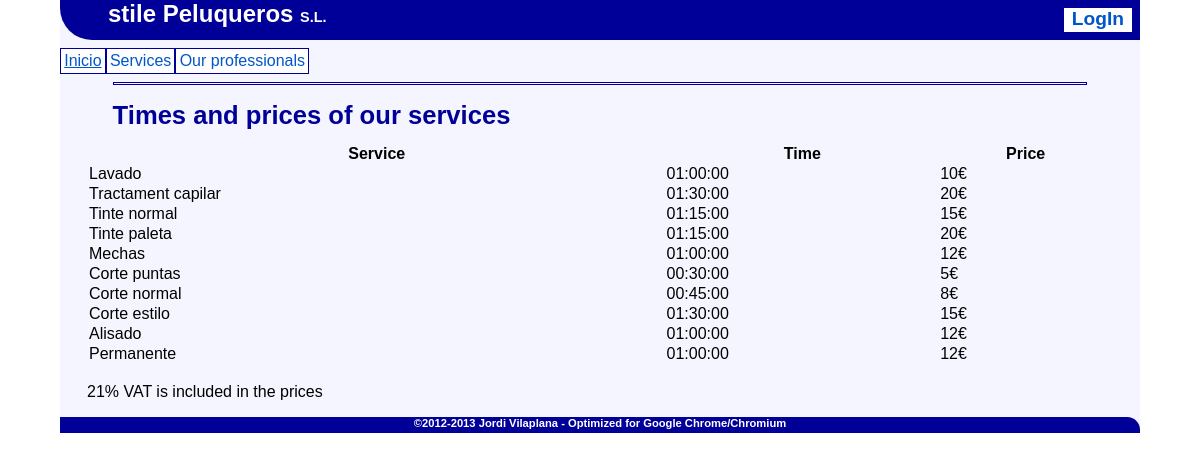
Page /access/services/list.php on the committed database.
### tables this page shows
CREATE TABLE IF NOT EXISTS `services` (
  `id` int(2) NOT NULL,
  `tiempo` time NOT NULL,
  `precio` decimal(10,0) NOT NULL,
  PRIMARY KEY (`id`)
);

### lang/en.inc (called while the page is built, shortened)
<?php
$tservices_tlist = "Times and prices of our services";
$tservices_iva = "21% VAT is included in the prices";
$tfields_services_name = "Service";
$tfields_services_time = "Time";
$tfields_services_price = "Price";
function getServNames($servID) {
	switch ($servID) {
		case 0:	return "Lavado";		break;
		case 1:	return "Tractament capilar";	break;
		case 2:	return "Tinte normal";		break;
		case 3:	return "Tinte paleta";		break;
		case 4:	return "Mechas";		break;
		case 5:	return "Corte puntas";		break;
		case 6:	return "Corte normal";		break;
		case 7:	return "Corte estilo";		break;
		case 8:	return "Alisado";		break;
		case 9:	return "Permanente";		break;
	}
}
?>

### pages/services/list.php (the view, shortened to what this page needs)
<?php
	require('./pages/body.inc');
	drawHead($tservices);
	echo '<h2 class="titulo">'.$tservices_tlist.'</h2>';
	echo '<table>';
	echo '<tr><th>'.$tfields_services_name.'</th><th>'.$tfields_services_time.
			'</th><th>'.$tfields_services_price.'</th></tr>';
while ($obj = $resultado->fetch_object()){
	echo '<tr><td>'.getServNames($obj->id).'</td><td>'.$obj->tiempo.'</td><td>'.$obj->precio.'€</td></tr>';
}
	echo '</table>';
	echo '<br/><p>'.$tservices_iva.'</p>';
	drawFoot();
?>

### access/services/list.php (shortened to what this page needs)
<?php
try{
	$db = new mysqli('localhost', 'root', 'root');
	$db->select_db('project');
	$consulta = "select * from services";
	$resultado = $db->query($consulta);
	if ($resultado->num_rows >= 1){
		require("./pages/services/list.php");
	} else
		header("Location: ./?page=home");
}catch (Exception $e){
	echo $e->getMessage();
	if (mysqli_connect_errno() == 0)
		$db->close();
	header("Location: ./");
	exit();
}
?>

### pages/body.inc (shortened to what this page needs)
<?php
switch (substr($_SERVER['HTTP_ACCEPT_LANGUAGE'], 0, 2)) {
	default:
		require('./lang/en.inc');
}
function drawHead($title){
	echo '<!DOCTYPE html><html lang="'.$GLOBALS['t_lang'].'">
<head>
	<meta http-equiv="Content-Type" content="text/html; charset=utf-8; " />
	<link rel="stylesheet" type="text/css" href="./css/main.css" />
	<link rel="stylesheet" type="text/css" href="./css/color.css" />
	<link rel="stylesheet" type="text/css" href="./css/media.css" />
	<link rel="stylesheet" type="text/css" href="./css/jQUI/cupertino/jquery-ui.css" />
	<script src="./libs/jQuery.1.8.3.js"></script>
	<script src="./libs/jQueryUI.1.9.2.js"></script>
	<script src="./scripts/animate/usermenu.js"></script>
	<title>'.$title.' - stile Peluqueros, S.L.</title>
</head>
<body>
<div id="page">
	<div id="header">
		<h1><a href="./">stile Peluqueros <span class="little">S.L.</span></a></h1>
		<br class="lilmedia" /><div id="login">';
if (isset($_SESSION['login'])) {
	echo '<h4>'.$_SESSION['nombre'].' '.$_SESSION['apellidos'].'</h4></div>
		<div id="user_menu"><ul>';
if ($_SESSION['userType'] === 'client')
	echo '<li><a href="./?page=services&action=datereg">'.$GLOBALS['tmenu_cita'].'</a></li>';
else if ($_SESSION['userType'] === 'worker')
	echo '';
else if ($_SESSION['userType'] === 'admin')
	echo '<li><a href="./?page=users&action=list">'.$GLOBALS['tmenu_users'].'</a></li>';
			echo '<li><a href="./?page=users&action=profile&user='.$_SESSION['login'].'">Ver perfil</a></li><li><a href="./?page=users&action=edit&user='.$_SESSION['login'].'">Editar perfil</a></li></ul>
			<form action="./?page=users&action=logout" method="post">
				<p><input TYPE="submit" NAME="logout" VALUE="Salir"></p>
			</form>
		</div>';
} else {
			echo '<h4>LogIn</h4></div>
			<div id="user_menu">
				<form action="./?page=users&action=login" method="post">
					<p>'.$GLOBALS['tlogin_user'].': <INPUT TYPE="text" NAME="login" SIZE="20" MAXLENGTH="12"></p>
					<p>'.$GLOBALS['tlogin_pass'].': <INPUT TYPE="password" NAME="password" SIZE="20" MAXLENGTH="24"></p>
					<p><input TYPE="submit" NAME="valida" VALUE="'.$GLOBALS['tlogin_login'].'"></p>
				</form>
				<hr />
				<form action="./?page=users&action=registry" method="post">
					<p>'.$GLOBALS['tlogin_rem'].'</p>
					<p><input TYPE="submit" NAME="register" VALUE="'.$GLOBALS['tlogin_reg'].'"></p>
				</form>
			</div>';
}
		echo '<div class="clear"></div>
	</div>
	<div id="menu">
		<ul><li><a href="./?page=home">Inicio</a></li>
			<li>'.$GLOBALS['tmenu_services'].'
				<ul>
					<li>'.$GLOBALS['tmenu_basics'].'</li>
					<li>'.$GLOBALS['tmenu_adva'].'</li>
					<li>'.$GLOBALS['tmenu_specials'].'</li>
					<li><a href="./?page=services&action=list">'.$GLOBALS['tmenu_tarifas'].'</a></li>
				</ul>
			</li>
			<li>'.$GLOBALS['tmenu_prof'].'
				<ul>
					<li>Elena</li>
					<li>Mighelo</li>
					<li>Estefanía</li>
				</ul>
			</li>';
		echo '</ul>
		<div class="clear"></div>
	</div>
	<hr />
	<div id="contents">';
}
function drawFoot(){
	echo '<div class="clear"></div></div>
	<div id="footer">
		<h5>©2012-2013 Jordi Vilaplana - '.$GLOBALS['t_footer'].' Google Chrome/Chromium</h5>
	</div>
</div>
</body>
</html>';
}
?>

### css/main.css (style rules this page uses)
* { margin: 0; padding: 0; font-family: Verdana, Arial, sans-serif; }
hr { height: 1px; width: 90%; margin: 0.5em auto; border:1px solid #000099; padding: 0; }
table { width: 100%; margin: 0 auto; }
div#header { border-bottom-left-radius: 2em; position: relative; margin-bottom: 0.5em; top: 0; left: 0; width: 100%; min-height: 2.5em; }
div#header h1 { font-size: 1.5em; font-weight: bold; text-indent: 2em; text-align: left; }
div#header h1 a { text-decoration: none; }
span.little { font-size: 60%; }
div#login { position: absolute; height: 1.5em; text-align: center; right: 0.5em; top: 0.5em; padding: 0 0.5em; }
div#login h4 { font-size: 1.2em; text-decoration: none; }
div#footer { border-top-right-radius: 0.8em; position: relative; margin-top: 0.5em; bottom: 0; left: 0; width: 100%; height: 1em; }
div#footer h5 { font-size: 0.7em; text-align: center; }
div#menu ul, div#user_menu ul { list-style: none; }
div#menu li { float: left; font-size: 1em; font-weight: normal; padding: 0.2em; }
.titulo { margin-bottom: 0.5em; font-size: 1.6em; font-weight: bold; text-indent: 1em; text-align: left; }

### css/color.css (style rules this page uses)
div#login, div#user_menu, div#menu li, div#user_menu li, input[type="submit"]:hover { background-color: #FFFFFF; }
div#header, div#footer { background-color: #000099; }
div#header h1 a, div#footer h5, div#menu li:hover, div#menu li:hover > a, div#menu li a:hover, div#menu a:hover, div#user_menu li:hover, div#user_menu li:hover > a, div#user_menu li a:hover, div#user_menu a:hover, input[type="submit"] { color: #FFFFFF; }
div#login h4, div#user_menu p, div#menu li, div#menu li > a, div#user_menu li, div#user_menu li > a, div#contents a, input[type="submit"]:hover { color: #0055CC; }
.titulo { color: #000099; }
div#menu li, div#user_menu li, div.comment, input[type="submit"] { border:1px solid #000099; }

### css/media.css (style rules this page uses)
@media screen and (min-width:800px) { div#page { min-width: 720px; max-width: 1440px; width: 90%; margin: auto; background-color: #F5F5FF; } }
@media screen and (min-width:800px) { div#contents { min-width: 680px; max-width: 1280px; width: 95%; margin: auto; padding: 0.5em 1em; } }
@media screen and (min-width:650px) { div#header { height: 2.5em; } }
@media screen and (min-width:650px) { div#login { top: 0.5em; } }

### rows in the picture
services: id "Lavado", tiempo "01:00:00", precio "10"
services: id "Tractament capilar", tiempo "01:30:00", precio "20"
services: id "Tinte normal", tiempo "01:15:00", precio "15"
services: id "Tinte paleta", tiempo "01:15:00", precio "20"
services: id "Mechas", tiempo "01:00:00", precio "12"
services: id "Corte puntas", tiempo "00:30:00", precio "5"
services: id "Corte normal", tiempo "00:45:00", precio "8"
services: id "Corte estilo", tiempo "01:30:00", precio "15"
services: id "Alisado", tiempo "01:00:00", precio "12"
services: id "Permanente", tiempo "01:00:00", precio "12"

### other values in the picture
$GLOBALS['tmenu_services'] "Services"
$GLOBALS['tmenu_prof'] "Our professionals"
$tservices_tlist "Times and prices of our services"
$tfields_services_name "Service"
$tfields_services_time "Time"
$tfields_services_price "Price"
$tservices_iva "21% VAT is included in the prices"
$GLOBALS['t_footer'] "Optimized for"
